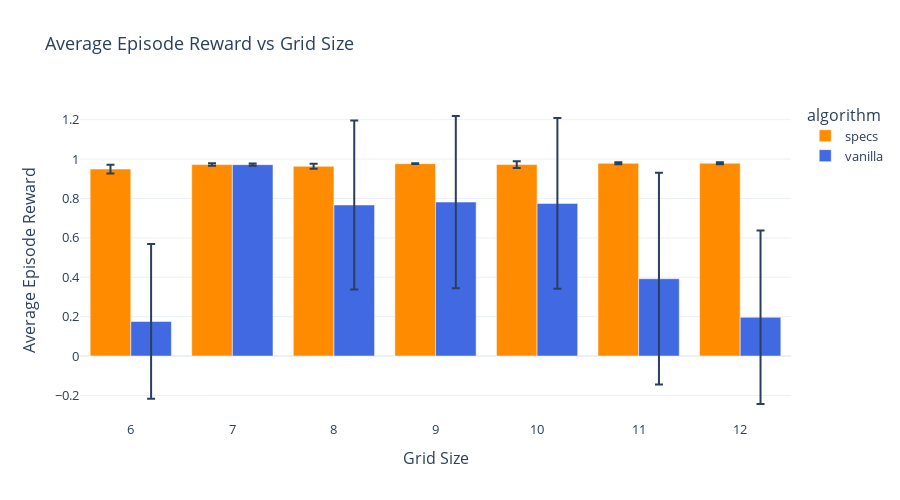

Notebook source saved alongside this figure:
### Markdown cell above
# Plot with bars instead of lines, separate reward and episode lenght

### Code cell
import plotly.express as px
import pandas as pd

# --- Aggregate the data ---
agg_df = (
    df.groupby(["case", "grid"])
    .agg(
        mean_reward=("reward", "mean"),
        std_reward=("reward", "std"),
        mean_len=("ep_len", "mean"),
        std_len=("ep_len", "std"),
    )
    .reset_index()
)

# === Plot 1: Reward ===
fig_reward = px.bar(
    agg_df,
    x="grid",
    y="mean_reward",
    color="case",
    error_y="std_reward",
    barmode="group",
    color_discrete_map={"vanilla": "royalblue", "specs": "darkorange"},
    labels={
        "grid": "Grid Size",
        "mean_reward": "Average Episode Reward",
        "case": "algorithm"
    },
    title="Average Episode Reward vs Grid Size",
)

fig_reward.update_layout(
    template="plotly_white",
    font=dict(size=13),
    height=500,
    width=900,
)
fig_reward.show()

### Figure 1 — Plotly figure (JSON) as saved in the notebook; plotly's stock layout.template omitted (floating-point values rounded to 4 significant figures)
{"data": [{"alignmentgroup": "True", "error_y": {"array": [0.02214, 0.006161, 0.0128, 0.001521, 0.01714, 0.005033, 0.005469]}, "hovertemplate": "algorithm=specs<br>Grid Size=%{x}<br>Average Episode Reward=%{y}<extra></extra>", "legendgroup": "specs", "marker": {"color": "darkorange", "pattern": {"shape": ""}}, "name": "specs", "offsetgroup": "specs", "orientation": "v", "showlegend": true, "textposition": "auto", "type": "bar", "x": [6, 7, 8, 9, 10, 11, 12], "xaxis": "x", "y": [0.9494, 0.972, 0.9631, 0.9767, 0.9721, 0.9782, 0.9789], "yaxis": "y"}, {"alignmentgroup": "True", "error_y": {"array": [0.3927, 0.005987, 0.429, 0.437, 0.4335, 0.5375, 0.4402]}, "hovertemplate": "algorithm=vanilla<br>Grid Size=%{x}<br>Average Episode Reward=%{y}<extra></extra>", "legendgroup": "vanilla", "marker": {"color": "royalblue", "pattern": {"shape": ""}}, "name": "vanilla", "offsetgroup": "vanilla", "orientation": "v", "showlegend": true, "textposition": "auto", "type": "bar", "x": [6, 7, 8, 9, 10, 11, 12], "xaxis": "x", "y": [0.1756, 0.9715, 0.767, 0.7817, 0.7748, 0.3926, 0.1969], "yaxis": "y"}], "layout": {"barmode": "group", "font": {"size": 13}, "height": 500, "legend": {"title": {"text": "algorithm"}, "tracegroupgap": 0}, "title": {"text": "Average Episode Reward vs Grid Size"}, "width": 900, "xaxis": {"anchor": "y", "domain": [0, 1], "title": {"text": "Grid Size"}}, "yaxis": {"anchor": "x", "domain": [0, 1], "title": {"text": "Average Episode Reward"}}}}
